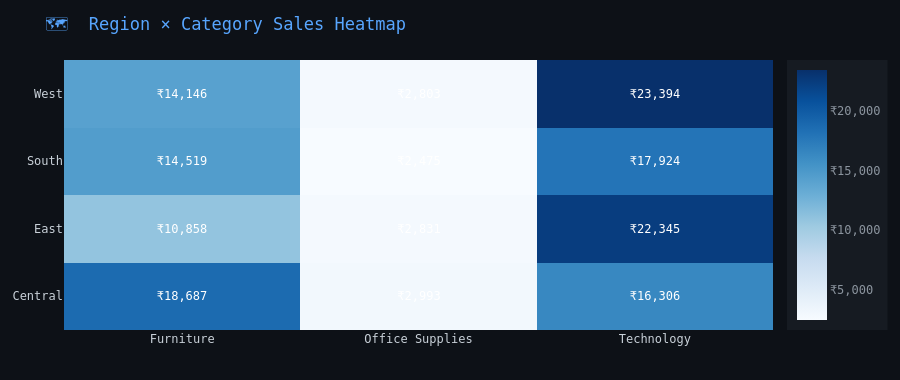

The notebook cell saved with this chart:
### Markdown cell above
---
##  Chart 3 — Region × Category Heatmap (Interactive)

### Code cell
pivot = df.pivot_table(index='Region', columns='Category',
                       values='Sales', aggfunc='sum').round(0)

fig = go.Figure(go.Heatmap(
    z=pivot.values,
    x=pivot.columns.tolist(),
    y=pivot.index.tolist(),
    colorscale='Blues',
    text=[[f'₹{v:,.0f}' for v in row] for row in pivot.values],
    texttemplate='%{text}',
    textfont=dict(size=12, color='white'),
    hovertemplate='Region: <b>%{y}</b><br>Category: <b>%{x}</b><br>Sales: ₹%{z:,.0f}<extra></extra>',
    colorbar=dict(tickprefix='₹', tickformat=',.0f',
                  bgcolor='#161b22', bordercolor='#30363d',
                  outlinecolor='#30363d', tickcolor='#8b949e',
                  tickfont=dict(color='#8b949e'))
))

fig.update_layout(
    paper_bgcolor='#0d1117', plot_bgcolor='#161b22',
    font=dict(color='#c9d1d9', family='monospace'),
    legend=dict(bgcolor='#161b22', bordercolor='#30363d', borderwidth=1),
    hoverlabel=dict(bgcolor='#1c2128', bordercolor='#58a6ff', font_color='#c9d1d9'),
    margin=dict(l=60, r=30, t=60, b=50),
    title=dict(text='🗺️  Region × Category Sales Heatmap', font=dict(size=17, color='#58a6ff')),
    height=380
)
fig.show()

### Figure 1 — Plotly figure (JSON) as saved in the notebook; plotly's stock layout.template omitted (floating-point values rounded to 4 significant figures)
{"data": [{"colorbar": {"bgcolor": "#161b22", "bordercolor": "#30363d", "outlinecolor": "#30363d", "tickcolor": "#8b949e", "tickfont": {"color": "#8b949e"}, "tickformat": ",.0f", "tickprefix": "₹"}, "colorscale": [[0, "rgb(247,251,255)"], [0.125, "rgb(222,235,247)"], [0.25, "rgb(198,219,239)"], [0.375, "rgb(158,202,225)"], [0.5, "rgb(107,174,214)"], [0.625, "rgb(66,146,198)"], [0.75, "rgb(33,113,181)"], [0.875, "rgb(8,81,156)"], [1, "rgb(8,48,107)"]], "hovertemplate": "Region: <b>%{y}</b><br>Category: <b>%{x}</b><br>Sales: ₹%{z:,.0f}<extra></extra>", "text": [["₹18,687", "₹2,993", "₹16,306"], ["₹10,858", "₹2,831", "₹22,345"], ["₹14,519", "₹2,475", "₹17,924"], ["₹14,146", "₹2,803", "₹23,394"]], "textfont": {"color": "white", "size": 12}, "texttemplate": "%{text}", "type": "heatmap", "x": ["Furniture", "Office Supplies", "Technology"], "y": ["Central", "East", "South", "West"], "z": [[18690.0, 2993.0, 16310.0], [10860.0, 2831.0, 22340.0], [14520.0, 2475.0, 17920.0], [14150.0, 2803.0, 23390.0]]}], "layout": {"font": {"color": "#c9d1d9", "family": "monospace"}, "height": 380, "hoverlabel": {"bgcolor": "#1c2128", "bordercolor": "#58a6ff", "font": {"color": "#c9d1d9"}}, "legend": {"bgcolor": "#161b22", "bordercolor": "#30363d", "borderwidth": 1}, "margin": {"b": 50, "l": 60, "r": 30, "t": 60}, "paper_bgcolor": "#0d1117", "plot_bgcolor": "#161b22", "title": {"font": {"color": "#58a6ff", "size": 17}, "text": "🗺️  Region × Category Sales Heatmap"}}}
